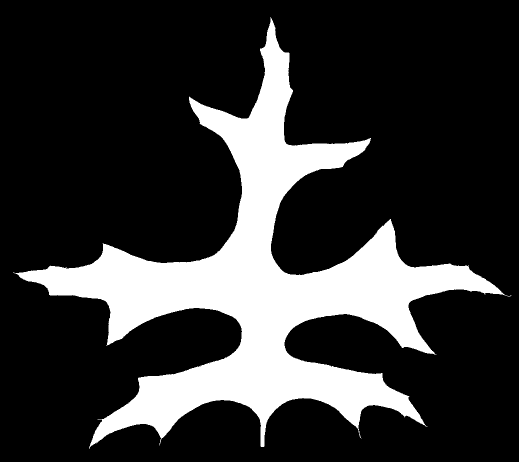
#> input picture mini_projects/Matplotlib/feature_extraction_from_image/assets/53.jpg, 1037 x 924 px, found by its file name (shown at 1/2 size)
$ jupyter execute 'feature extraction from images.ipynb'   (shell and % lines are left out)
#> lines starting #> are read from the running program, lines starting #| are printed output that depends on the picture
## Feature extraction from images

we want to extract features from shapes by turning them into time seires.

#### importing the modules

[cell 1]
import numpy as np
import matplotlib.image as mpimg # reading images
import matplotlib.pyplot as plt
import matplotlib.patches as mpatches
from skimage import measure # to find shape
import scipy.ndimage as ndi # image processing
from pylab import rcParams

[cell 2]
rcParams['figure.figsize'] = (3, 3)   # setting default size of plots

#### reading image file

[cell 3]
img= mpimg.imread('images/53.jpg')
#> img is the input picture: shape (924, 1037); min 0, max 255, mean 53.7
plt.imshow(img)

#### using image processing module of scipy to find center of leaf
* scipy.ndimage is a multi-dimensional image processing tool.
* It is mainly used for image filtering, measurements, and morphology.
* It can be used for tasks such as smoothing, sharpening, edge detection, and noise reduction in images.

[cell 4]
cy,cx = ndi.center_of_mass(img)
#> cy = 570.3; cx = 523.7
plt.imshow(img,cmap='Set3')
plt.scatter(cx, cy)
plt.show()

#### finding edges of leaf
* from sickit-learn we use measure to find the contour
* we identify the boundaries of the leaf within the image, using a threshold value of 0.8 to determine which pixels belong to the leaf.

[cell 5]
contours = measure.find_contours(img, .8)
#> contours = 2034 point arrays, longest 7735 points
contour = max(contours, key=len)
#> contour = 7735 pairs, first value 33 to 897, second value 28 to 1012

[cell 6]
contour
#> Out has the same summary as contour

[cell 7]
plt.plot(contour[::,1], contour[::,0], linewidth=0.5)

[cell 8]
plt.plot(contour[::,1], contour[::,0], linewidth=0.5)
plt.imshow(img, cmap='Set3')
plt.show()

### generating time-series

#### project this contour (pairs of x,y coordinstes) into the polar coordinate system
* we represent each point using polar coordinates (r, $\theta$ ) instead of Cartesian coordinates.
* In polar coordinates, 'r' represents the distance from the origin to the point, and '$\theta$ ' represents the angle measured from the positive x-axis to the line segment connecting the origin to the point.
* formulas-
    * x = r cos($\theta$)
    * y = r sin($\theta$)
    * $x^2 + y^2 = r^2 $
* polar coordinates make it easy to identify features and charectitics of contour

converting cartesian to polar coordinates

[cell 9]
def cart2pol(x,y):
    r=np.sqrt(x**2+y**2)
    theta=np.arctan2(y,x)
    return[r,theta]

[cell 10]
polar_contour=np.array([cart2pol(x,y) for x,y in contour])
#> polar_contour = 7735 pairs, first value 423.5 to 1205.6, second value 0.0512 to 1.51

#### plotting polar coordinates

[cell 11]
plt.plot(polar_contour[::,1],polar_contour[::,0],linewidth=0.5)
plt.show()

we wanted a time series but got a leaf instead.

#### trying again but move leaf to (0,0) this time
* we Demean the contour data (subtracting mean from each data point to make the overall mean to zero)
* Demean is needed becuase: the polar coordnate projection failed to yield what we want, because the shape is in the +,+ part of the Cartesian system, not around the center.

#### demean

[cell 12]
contour[::,1] -= cx  # demean X
contour[::,0] -= cy  # demean Y

[cell 13]
plt.plot(-contour[::,1], -contour[::,0], linewidth=0.5)
plt.grid()
plt.scatter(0, 0)
plt.show()

#### projecting new cartesian coordinates into polar space

[cell 14]
# conversion
polar_contour = np.array([cart2pol(x, y) for x, y in contour])
#> polar_contour = 7735 pairs, first value 50 to 537.6, second value -3.14 to 3.14

[cell 15]
# visualisation
rcParams['figure.figsize'] = (10,5)
plt.subplot(121)
plt.scatter(polar_contour[::,1],polar_contour[::,0],s=0.5,linewidth=0,c=polar_contour[::,1])
plt.title('polar coordinates')
plt.grid()

plt.subplot(122)
plt.scatter(contour[::,1],contour[::,0],linewidth=0,s=2,c=range(len(contour)))
plt.scatter(0,0)
plt.title('cartesian coordinates')
plt.grid()
plt.show()

this is not a time series yet

#### using scikitlearn image feature extractions
* corner_harris - Detects corners in an image
* corner_subpix - Refines corner positions detected by an initial method and improves accuracy
* corner_peaks - Identifies strongest corners after corner detection.
* CENSURE - Identifies points of interest based on local extremas in intensity

[cell 16]
from skimage.feature import corner_harris, corner_subpix, corner_peaks, CENSURE

from skimage.feature import corner_harris, corner_subpix, corner_peaks, CENSURE

CENSURE().detect(img)

coords = corner_peaks(corner_harris(img), min_distance=5)
coords_subpix = corner_subpix(img, coords, window_size=13)

plt.subplot(121)
plt.title('CENSURE feature detection')
plt.imshow(img, cmap='Set3')
plt.scatter(detector.keypoints[:, 1], detector.keypoints[:, 0],
              2 ** detector.scales, facecolors='none', edgecolors='r')

plt.subplot(122)
plt.title('Harris Corner Detection')
plt.imshow(img, cmap='Set3')  # show me the leaf
plt.plot(coords[:, 1], coords[:, 0], '.b', markersize=5)
plt.show()

#### finding local maxima and minima

argrelextrema finds indices of local extrema (peaks or valleys) in an array.

[cell 17]
from scipy.signal import argrelextrema

[cell 18]
c_max_index= argrelextrema(polar_contour[::,0],np.greater,order=50)
#> c_max_index = ([2, 1066, 1465, 2594, 3052, 3636, 4527, 4961, 5401, 6404, 6671, 7067, 7484],)
c_min_index= argrelextrema(polar_contour[::,0],np.less,order=50)
#> c_min_index = ([675, 1162, 2094, 2764, 3424, 4151, 4595, 5227, 5838, 6593, 6907, 7226, 7541],)

[cell 19]
plt.subplot(121)
plt.scatter(polar_contour[::,1],polar_contour[::,0],linewidth=0,s=2,c='k')
plt.scatter(polar_contour[::,1][c_max_index],polar_contour[::,0][c_max_index],linewidth=0, s=30, c='b')
plt.scatter(polar_contour[::,1][c_min_index],polar_contour[::,0][c_min_index],linewidth=0, s=30, c='r')

plt.subplot(122)
plt.scatter(contour[::,1], contour[::,0],linewidth=0, s=2, c='k')
plt.scatter(contour[::,1][c_max_index],contour[::,0][c_max_index],linewidth=0, s=30, c='b')
plt.scatter(contour[::,1][c_min_index],contour[::,0][c_min_index],linewidth=0, s=30, c='r')

plt.show()
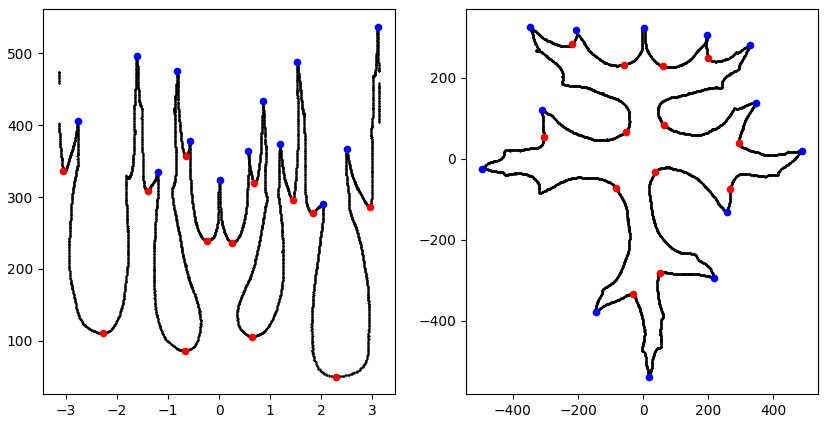
#> figure drawn by matplotlib, 2 panels

finds the points with the geatest distance from the center but not the tip of leaf

#### mathematical morphology functions
* Erosion: Shrinks the boundaries of objects in an image by removing pixels near the object edges.
* Dilation: Expands the boundaries of objects in an image by adding pixels near the object edges.

* Opening: Removes small objects and smooths boundaries by performing an erosion followed by a dilation.

* Closing: Fills small gaps and smooths object boundaries by performing a dilation followed by an erosion.

[cell 20]
def cont(img):
    return max(measure.find_contours(img, .8), key=len)

# let us set the brush to a 6x6 circle
struct = [[ 0., 0., 1., 1., 0., 0.],
          [ 0., 1., 1., 1., 1., 0.],
          [ 1., 1., 1., 1., 1., 1.],
          [ 1., 1., 1., 1., 1., 1.],
          [ 1., 1., 1., 1., 1., 1.],
          [ 0., 1., 1., 1., 1., 0.],
          [ 0., 0., 1., 1., 0., 0.]]

[cell 21]
from scipy.ndimage import binary_erosion, binary_closing, binary_opening, binary_dilation

erosion = cont(binary_erosion(img, structure=struct).astype(img.dtype))
#> erosion = 6815 pairs, first value 45.8 to 890.2, second value 38.8 to 1000.2
closing = cont(binary_closing(img, structure=struct).astype(img.dtype))
#> closing = 9207 pairs, first value 31.8 to 903.2, second value 25.8 to 1023.2
opening = cont(binary_opening(img, structure=struct).astype(img.dtype))
#> opening = 6853 pairs, first value 42.8 to 893.2, second value 35.8 to 1002.2
dilation = cont(binary_dilation(img, structure=struct).astype(img.dtype))
#> dilation = 9491 pairs, first value 28.8 to 906.2, second value 22.8 to 1025.2

[cell 22]
plt.imshow(img.T, cmap='Greys', alpha=.2)
plt.plot(erosion[::,0], erosion[::,1], c='b')
plt.plot(opening[::,0], opening[::,1], c='g')
plt.plot(closing[::,0], closing[::,1], c='r')
plt.plot(dilation[::,0], dilation[::,1], c='k')
plt.xlim([0, 400])
plt.ylim([400, 800])
plt.show()

there is noise around the edge of original image

#### check if noise is present

[cell 23]
plt.imshow(img.astype(bool).astype(float), cmap='hot')
plt.show()
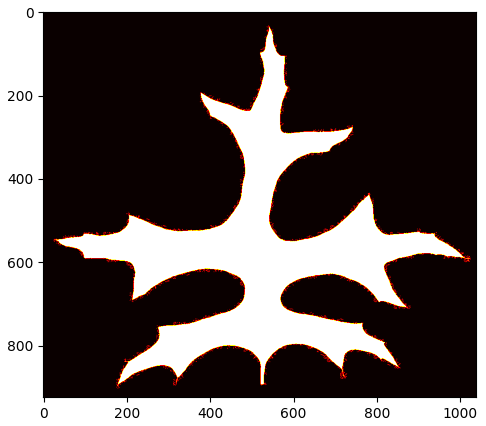
#> figure drawn by matplotlib, 1 panel

#### removing noise

[cell 24]
# pixels with value greater than 254 are set to true(foreground) and < 254 to false(background)
erosion = cont(binary_erosion(img > 254, structure=struct).astype(img.dtype))
#> erosion = 8431 pairs, first value 65.8 to 878.2, second value 48.8 to 996.2
closing = cont(binary_closing(img > 254, structure=struct).astype(img.dtype))
#> closing = 7087 pairs, first value 33.8 to 896.2, second value 28.8 to 1011.2
opening = cont(binary_opening(img > 254, structure=struct).astype(img.dtype))
#> opening = 8649 pairs, first value 62.8 to 881.2, second value 43.8 to 998.2
dilation = cont(binary_dilation(img > 254, structure=struct).astype(img.dtype))
#> dilation = 7173 pairs, first value 30.8 to 899.2, second value 22.8 to 1024.2

[cell 25]
plt.imshow(img.T, cmap='Greys', alpha=.2)
plt.plot(erosion[::,0], erosion[::,1], c='b')
plt.plot(opening[::,0], opening[::,1], c='g')
plt.plot(closing[::,0], closing[::,1], c='r')
plt.plot(dilation[::,0], dilation[::,1], c='k')
plt.xlim([0, 400])
plt.ylim([400, 800])
plt.show()

from 2 morphology tests, it is clear:
* the leaf has debris around its edge
* there are no 100% white pixels at the edge

we use the red contour line as the base

#### finding core shape of leaf and edge texture

[cell 26]
# calculates the distance of each non-zero (foreground) pixel to the nearest zero (background) pixel
dist_2d = ndi.distance_transform_edt(img)
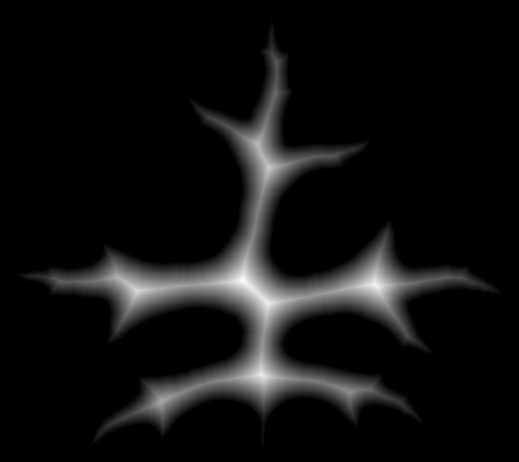
#> dist_2d: shape (924, 1037) float64 (shown at 1/2 size); min 0, max 75.17, mean 4.8; drawn with min black and max white
plt.imshow(img, cmap='Greys', alpha=.2)
plt.imshow(dist_2d, cmap='plasma', alpha=.2)
plt.contour(dist_2d, cmap='plasma')
plt.show()

## Reading image file - 2

[cell 27]
rcParams['figure.figsize'] = (3, 3)
img2= mpimg.imread('images/1.jpg')
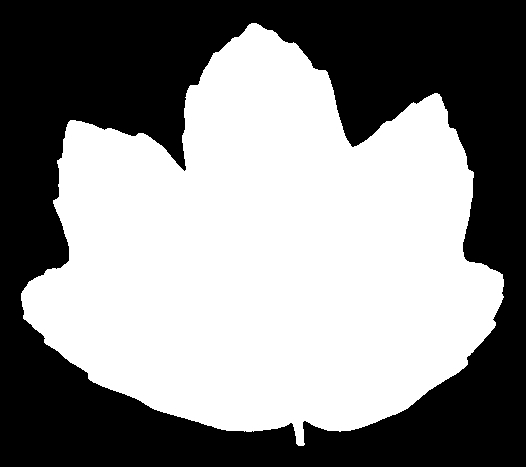
#> input picture mini_projects/Matplotlib/feature_extraction_from_image/assets/1.jpg, 526 x 467 px, found by its file name
#> img2 is the input picture: shape (467, 526); min 0, max 255, mean 136.2
plt.imshow(img2)

#### finding center of image

[cell 28]
cy,cx = ndi.center_of_mass(img2)
#> cy = 254.3; cx = 267.3
plt.imshow(img2,cmap='Set3')
plt.scatter(cx, cy)
plt.show()
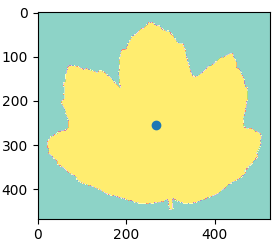
#> figure drawn by matplotlib, 1 panel

#### finding edge of leaf

[cell 29]
contours = measure.find_contours(img2, .8)
#> contours = 216 point arrays, longest 2237 points
contour = max(contours, key=len)
#> contour = 2237 pairs, first value 22 to 446.2, second value 19.8 to 504
plt.plot(contour[::,1], contour[::,0], linewidth=0.5)
plt.imshow(img2, cmap='Set3')
plt.show()

#### moving centre to (0,0)

[cell 30]
contour[::,1] -= cx  # demean X
contour[::,0] -= cy  # demean Y

[cell 31]
plt.plot(-contour[::,1], -contour[::,0], linewidth=0.5)
plt.grid()
plt.scatter(0, 0)
plt.show()
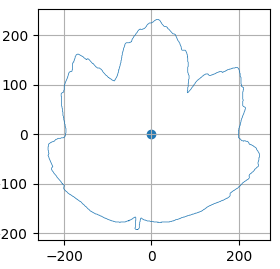
#> figure drawn by matplotlib, 1 panel

### perofrming mathematical morphology

#### checking for noise

[cell 32]
rcParams['figure.figsize'] = (5, 5)

[cell 33]
plt.imshow(img2.astype(bool).astype(float), cmap='hot')
plt.show()
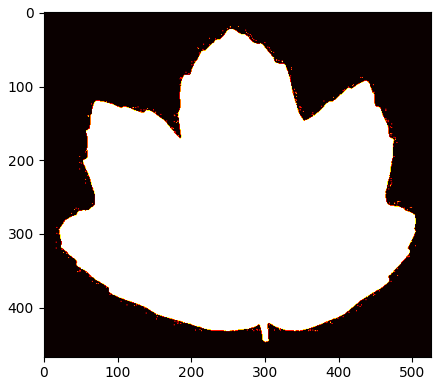
#> figure drawn by matplotlib, 1 panel

noise exists

#### removing noise and applying functions

[cell 34]
def cont(img2):
    return max(measure.find_contours(img2, .8), key=len)

struct = [[ 0., 0., 1., 1., 0., 0.],
          [ 0., 1., 1., 1., 1., 0.],
          [ 1., 1., 1., 1., 1., 1.],
          [ 1., 1., 1., 1., 1., 1.],
          [ 1., 1., 1., 1., 1., 1.],
          [ 0., 1., 1., 1., 1., 0.],
          [ 0., 0., 1., 1., 0., 0.]]

[cell 35]
erosion = cont(binary_erosion(img2 > 254, structure=struct).astype(img.dtype))
#> erosion = 2807 pairs, first value 25.8 to 428.2, second value 23.8 to 501.2
closing = cont(binary_closing(img2 > 254, structure=struct).astype(img.dtype))
#> closing = 2143 pairs, first value 22.8 to 445.2, second value 20.8 to 503.2
opening = cont(binary_opening(img2 > 254, structure=struct).astype(img.dtype))
#> opening = 2617 pairs, first value 22.8 to 431.2, second value 20.8 to 503.2
dilation = cont(binary_dilation(img2 > 254, structure=struct).astype(img.dtype))
#> dilation = 2165 pairs, first value 19.8 to 448.2, second value 17.8 to 505.2

plt.imshow(img2.T, cmap='Greys', alpha=.2)
plt.plot(erosion[::,0], erosion[::,1], c='b')
plt.plot(opening[::,0], opening[::,1], c='g')
plt.plot(closing[::,0], closing[::,1], c='r')
plt.plot(dilation[::,0], dilation[::,1], c='k')
plt.xlim([0, 500])
plt.ylim([300, 800])
plt.show()
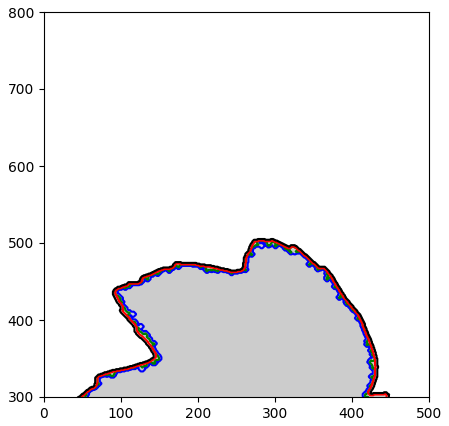
#> figure drawn by matplotlib, 1 panel

#### finding core shape if leaf and edge texture

[cell 36]
dist_2d = ndi.distance_transform_edt(img2)
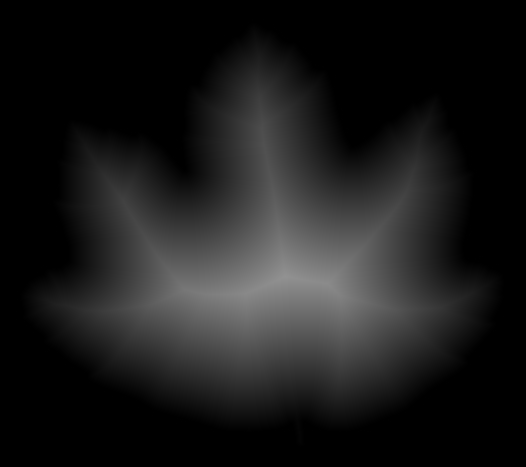
#> dist_2d: shape (467, 526) float64; min 0, max 146.2, mean 27
plt.imshow(img2, cmap='Greys', alpha=.2)
plt.imshow(dist_2d, cmap='plasma', alpha=.2)
plt.contour(dist_2d, cmap='plasma')
plt.show()
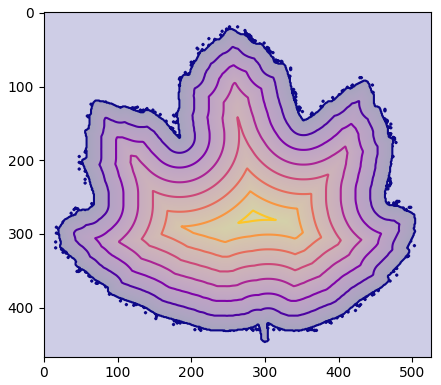
#> figure drawn by matplotlib, 1 panel
